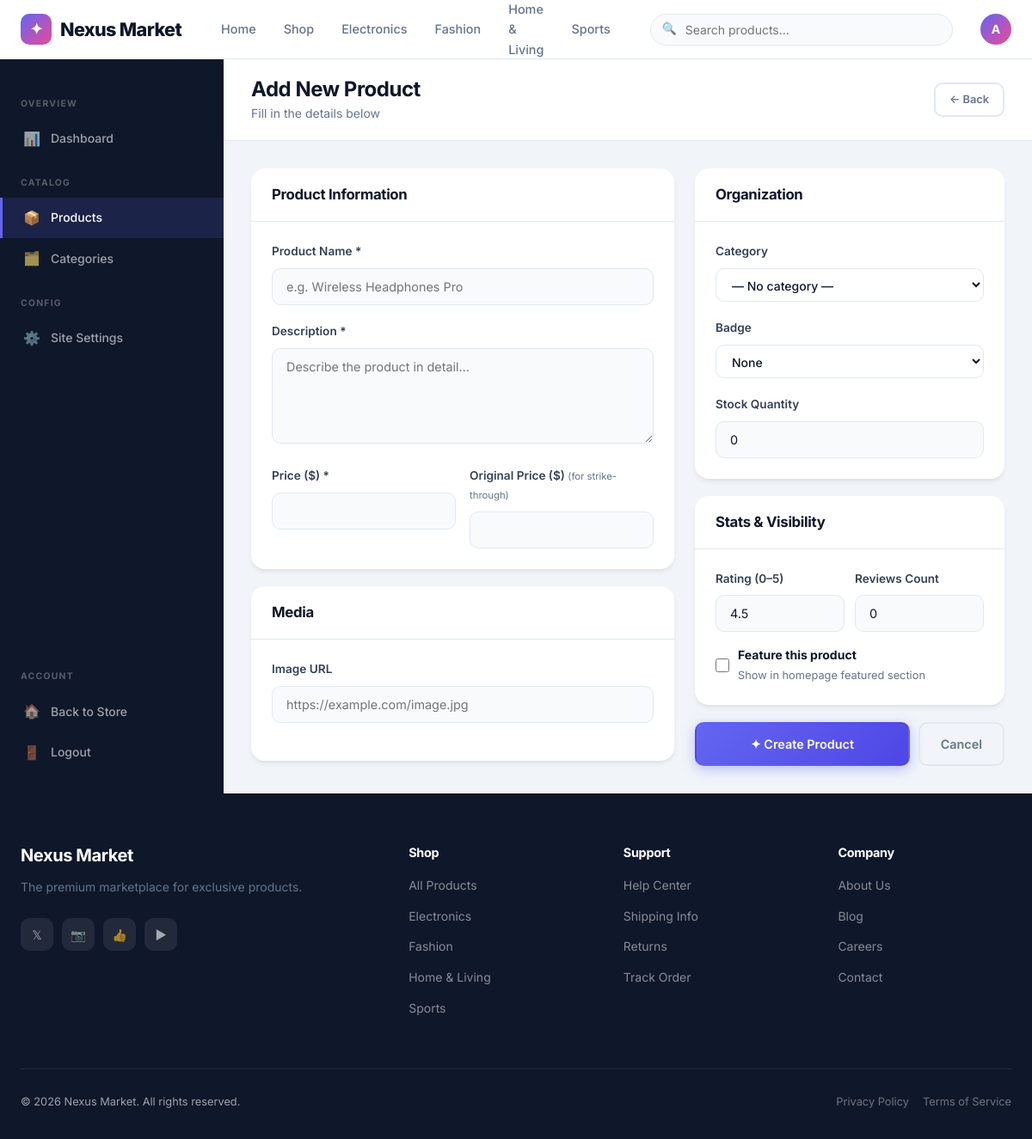
The app's page /admin/products/new (signed in) with its own data.
### app.py (models this page shows, shortened)
class SiteSettings(db.Model):
    __tablename__ = 'site_settings'
    id = db.Column(db.Integer, primary_key=True)
    key = db.Column(db.String(100), unique=True, nullable=False)
    value = db.Column(db.Text, default='')

class Category(db.Model):
    __tablename__ = 'categories'
    id = db.Column(db.Integer, primary_key=True)
    name = db.Column(db.String(80), unique=True, nullable=False)
    slug = db.Column(db.String(80), unique=True, nullable=False)
    icon = db.Column(db.String(50), default='📦')
    products = db.relationship('Product', backref='category', lazy=True)

class User(UserMixin, db.Model):
    __tablename__ = 'users'
    id = db.Column(db.Integer, primary_key=True)
    username = db.Column(db.String(80), unique=True, nullable=False)
    email = db.Column(db.String(120), unique=True, nullable=False)
    password_hash = db.Column(db.String(256), nullable=False)
    is_admin = db.Column(db.Boolean, default=False)
    created_at = db.Column(db.DateTime, default=datetime.utcnow)

### app.py (the view, shortened to what this page needs)
@app.route('/admin/products/new', methods=['GET', 'POST'])
@login_required
@admin_required
def admin_product_new():
    categories = Category.query.all()
    return render_template('admin/product_form.html', product=None, categories=categories)

### app.py (called while the page is built)
@login_manager.user_loader
def load_user(user_id):
    return db.session.get(User, int(user_id))

def admin_required(f):
    @wraps(f)
    def decorated(*args, **kwargs):
        if not current_user.is_authenticated or not current_user.is_admin:
            abort(403)
        return f(*args, **kwargs)
    return decorated

@app.context_processor
def inject_globals():
    settings = {s.key: s.value for s in SiteSettings.query.all()}
    categories = Category.query.all()
    return dict(settings=settings, all_categories=categories)

### templates/admin/product_form.html (shortened to what this page needs)
{% extends "admin/base_admin.html" %}
{% block admin_content %}
<div class="admin-topbar">
  <div>
    <h1>{{ 'Edit Product' if product else 'Add New Product' }}</h1>
    <p>{{ product.name if product else 'Fill in the details below' }}</p>
  </div>
  <a href="{{ url_for('admin_products') }}" class="btn btn-ghost btn-sm">← Back</a>
</div>
<div class="admin-content">
  <form method="POST" style="display:grid;grid-template-columns:1fr 360px;gap:24px;align-items:start;">
    <div style="display:flex;flex-direction:column;gap:20px;">
      <div class="card">
        <div class="card-header"><h3>Product Information</h3></div>
        <div class="card-body">
          <div class="form-group">
            <label class="form-label">Product Name *</label>
            <input type="text" name="name" class="form-control" required placeholder="e.g. Wireless Headphones Pro"
                   value="{{ product.name if product else '' }}" />
          </div>
          <div class="form-group">
            <label class="form-label">Description *</label>
            <textarea name="description" class="form-control" required placeholder="Describe the product in detail…" rows="5">{{ product.description if product else '' }}</textarea>
          </div>
          <div style="display:grid;grid-template-columns:1fr 1fr;gap:16px;">
            <div class="form-group mb-0">
              <label class="form-label">Price ($) *</label>
              <input type="number" name="price" class="form-control" step="0.01" min="0" required
                     value="{{ product.price if product else '' }}" />
            </div>
            <div class="form-group mb-0">
              <label class="form-label">Original Price ($) <small style="font-weight:400;color:var(--gray)">(for strike-through)</small></label>
              <input type="number" name="original_price" class="form-control" step="0.01" min="0"
                     value="{{ product.original_price if product and product.original_price else '' }}" />
            </div>
          </div>
        </div>
      </div>
      <div class="card">
        <div class="card-header"><h3>Media</h3></div>
        <div class="card-body">
          <div class="form-group">
            <label class="form-label">Image URL</label>
            <input type="url" name="image_url" id="image_url" class="form-control"
                   placeholder="https://example.com/image.jpg"
                   value="{{ product.image_url if product else '' }}" />
          </div>
        </div>
      </div>
    </div>
    <div style="display:flex;flex-direction:column;gap:20px;">
      <div class="card">
        <div class="card-header"><h3>Organization</h3></div>
        <div class="card-body">
          <div class="form-group">
            <label class="form-label">Category</label>
            <select name="category_id" class="form-control sort-select" style="width:100%">
              <option value="">— No category —</option>
            </select>
          </div>
          <div class="form-group">
            <label class="form-label">Badge</label>
            <select name="badge" class="form-control sort-select" style="width:100%">
              <option value="" {{ 'selected' if not product or not product.badge }}>None</option>
            </select>
          </div>
          <div class="form-group mb-0">
            <label class="form-label">Stock Quantity</label>
            <input type="number" name="stock" class="form-control" min="0"
                   value="{{ product.stock if product else 0 }}" />
          </div>
        </div>
      </div>
      <div class="card">
        <div class="card-header"><h3>Stats & Visibility</h3></div>
        <div class="card-body">
          <div style="display:grid;grid-template-columns:1fr 1fr;gap:12px;">
            <div class="form-group mb-0">
              <label class="form-label">Rating (0–5)</label>
              <input type="number" name="rating" class="form-control" min="0" max="5" step="0.1"
                     value="{{ product.rating if product else 4.5 }}" />
            </div>
            <div class="form-group mb-0">
              <label class="form-label">Reviews Count</label>
              <input type="number" name="reviews" class="form-control" min="0"
                     value="{{ product.reviews if product else 0 }}" />
            </div>
          </div>
          <div class="form-group" style="margin-top:16px;margin-bottom:0;">
            <label class="form-check" style="align-items:center;gap:10px;cursor:pointer;">
              <input type="checkbox" name="featured" {{ 'checked' if product and product.featured }} />
              <div>
                <strong style="color:var(--dark);font-size:.875rem;">Feature this product</strong>
                <p style="font-size:.8rem;margin:0;margin-top:2px;">Show in homepage featured section</p>
              </div>
            </label>
          </div>
        </div>
      </div>
      <div style="display:flex;gap:10px;">
        <button type="submit" class="btn btn-primary" style="flex:1;justify-content:center;">
          {{ '💾 Save Changes' if product else '✦ Create Product' }}
        </button>
        <a href="{{ url_for('admin_products') }}" class="btn btn-ghost">Cancel</a>
      </div>
    </div>
  </form>
</div>
{% endblock %}

### templates/base.html (shortened to what this page needs)
<!DOCTYPE html>
<html lang="en">
<head>
  <link rel="stylesheet" href="{{ url_for('static', filename='css/style.css') }}" />
</head>
<body>
<nav class="navbar">
  <div class="container">
    <div class="nav-inner">
      <a href="{{ url_for('index') }}" class="nav-logo">
        {% if settings.get('logo_url') %}
          <img src="{{ settings['logo_url'] }}" alt="Logo" style="height:36px;border-radius:8px;">
        {% else %}
          <div class="logo-icon">✦</div>
        {% endif %}
        {{ settings.get('site_name', 'Nexus Market') }}
      </a>
      <div class="nav-links">
        <a href="{{ url_for('index') }}" class="{{ 'active' if request.endpoint == 'index' }}">Home</a>
        <a href="{{ url_for('shop') }}" class="{{ 'active' if request.endpoint == 'shop' }}">Shop</a>
        {% for cat in all_categories[:4] %}
          <a href="{{ url_for('shop', category=cat.slug) }}">{{ cat.name }}</a>
        {% endfor %}
      </div>
      <form class="nav-search" action="{{ url_for('shop') }}" method="get">
        <span class="search-icon">🔍</span>
        <input type="search" name="q" placeholder="Search products…" value="{{ request.args.get('q', '') }}" />
      </form>
      <div class="nav-actions">
        {% if current_user.is_authenticated %}
          <div class="dropdown">
            <div class="nav-avatar">{{ current_user.username[0].upper() }}</div>
          </div>
        {% else %}
          <a href="{{ url_for('login') }}" class="btn btn-ghost btn-sm">Log in</a>
          <a href="{{ url_for('register') }}" class="btn btn-primary btn-sm">Sign up</a>
        {% endif %}
      </div>
    </div>
  </div>
</nav>
<main>
  {% block content %}{% endblock %}
</main>
<footer class="footer">
  <div class="container">
    <div class="footer-grid">
      <div class="footer-brand">
        <h3>{{ settings.get('site_name', 'Nexus Market') }}</h3>
        <p>{{ settings.get('site_description', 'The premium marketplace for exclusive products.') }}</p>
        <div class="footer-socials">
          <a href="#" class="social-btn" title="Twitter">𝕏</a>
          <a href="#" class="social-btn" title="Instagram">📷</a>
          <a href="#" class="social-btn" title="Facebook">👍</a>
          <a href="#" class="social-btn" title="YouTube">▶</a>
        </div>
      </div>
      <div class="footer-col">
        <h4>Shop</h4>
        <ul>
          <li><a href="{{ url_for('shop') }}">All Products</a></li>
          {% for cat in all_categories[:4] %}
            <li><a href="{{ url_for('shop', category=cat.slug) }}">{{ cat.name }}</a></li>
          {% endfor %}
        </ul>
      </div>
      <div class="footer-col">
        <h4>Support</h4>
        <ul>
          <li><a href="#">Help Center</a></li>
          <li><a href="#">Shipping Info</a></li>
          <li><a href="#">Returns</a></li>
          <li><a href="#">Track Order</a></li>
        </ul>
      </div>
      <div class="footer-col">
        <h4>Company</h4>
        <ul>
          <li><a href="#">About Us</a></li>
          <li><a href="#">Blog</a></li>
          <li><a href="#">Careers</a></li>
          <li><a href="#">Contact</a></li>
        </ul>
      </div>
    </div>
    <div class="footer-bottom">
      <span>{{ settings.get('footer_text', '© 2026 Nexus Market. All rights reserved.') }}</span>
      <div style="display:flex;gap:16px;">
        <a href="#" style="color:rgba(255,255,255,.4)">Privacy Policy</a>
        <a href="#" style="color:rgba(255,255,255,.4)">Terms of Service</a>
      </div>
    </div>
  </div>
</footer>
</body>
</html>

### records on screen
SiteSettings: get "Nexus Market"
Category: name "Electronics"
Category: name "Fashion"
Category: name "Home & Living"
Category: name "Sports"
User: username "A"
SiteSettings: get "The premium marketplace for exclusive products."
SiteSettings: get "© 2026 Nexus Market. All rights reserved."

### other values on screen
{{ 'Edit Product' if product else 'Add New Product' }} "Add New Product"
{{ product.name if product else 'Fill in the details below' }} "Fill in the details below"
{{ '💾 Save Changes' if product else '✦ Create Product' }} "✦ Create Product"
